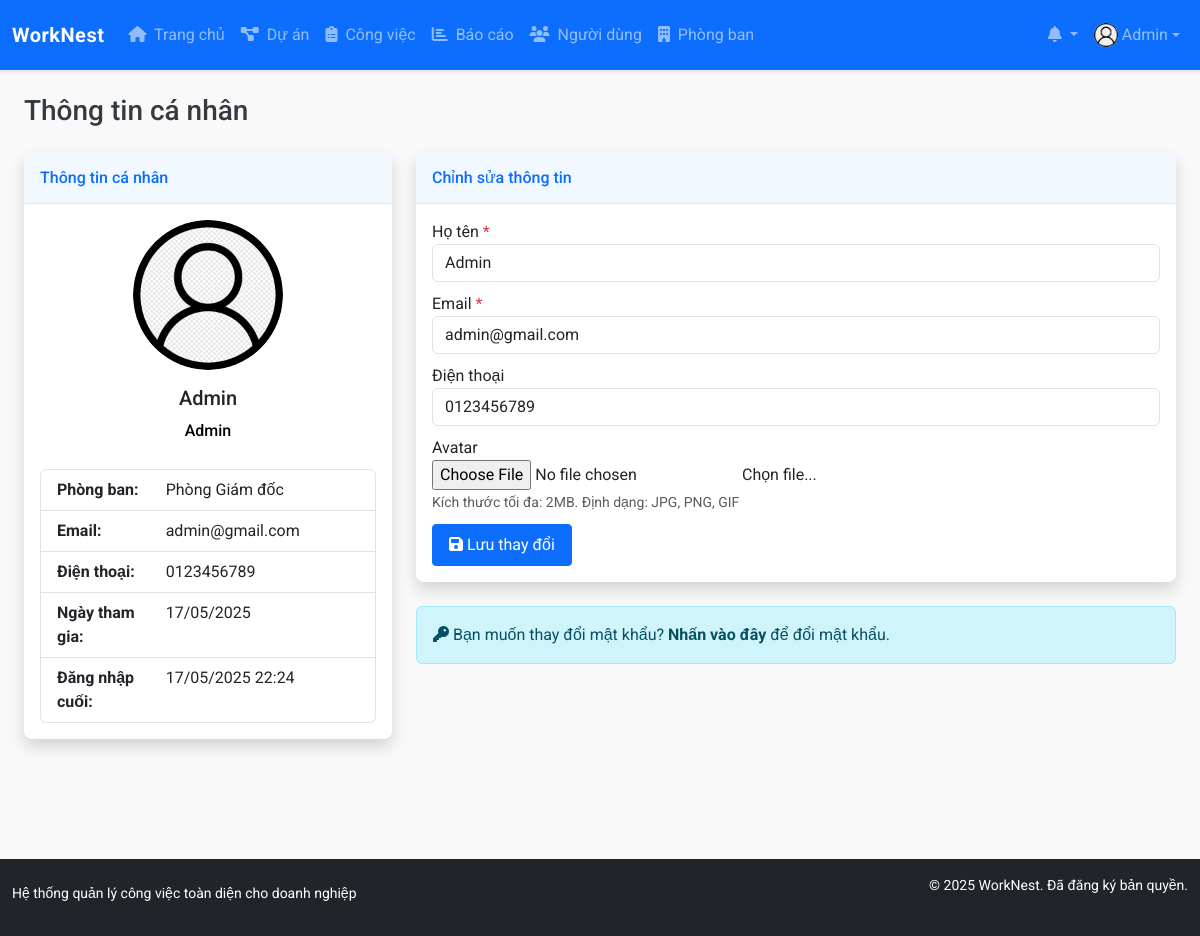
/modules/users/profile.php (signed in), run on an earlier commit of the app's database.
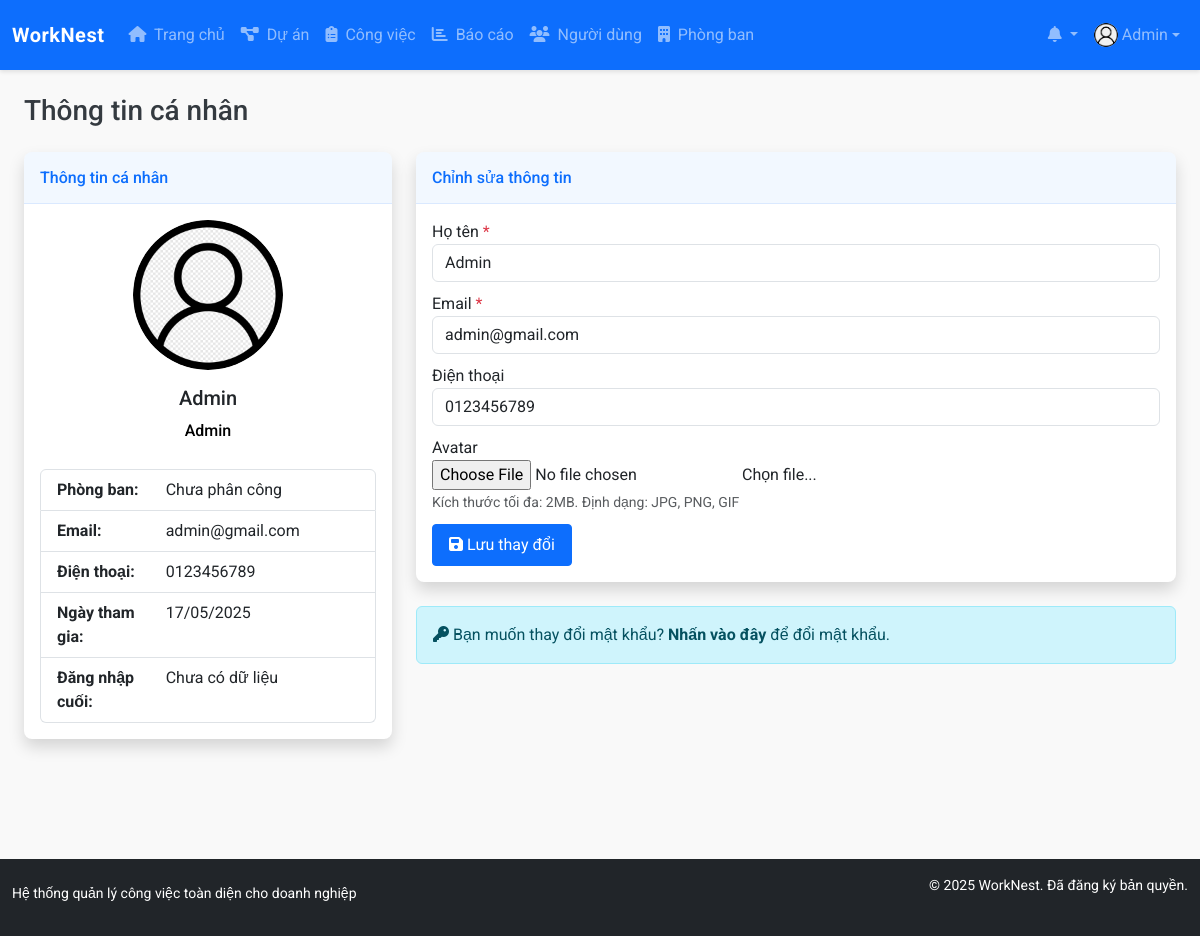
And on a later commit of the database.
### tables this page shows
CREATE TABLE `departments` (
  `id` int NOT NULL,
  `name` varchar(100) NOT NULL,
  `description` text,
  `manager_id` int DEFAULT NULL,
  `created_at` datetime NOT NULL DEFAULT CURRENT_TIMESTAMP,
  `updated_at` datetime DEFAULT NULL ON UPDATE CURRENT_TIMESTAMP
);

CREATE TABLE `users` (
  `id` int NOT NULL,
  `name` varchar(100) NOT NULL,
  `email` varchar(100) NOT NULL,
  `password` varchar(255) NOT NULL,
  `role` enum('admin','project_manager','department_manager','staff') NOT NULL DEFAULT 'staff',
  `department_id` int DEFAULT NULL,
  `phone` varchar(20) DEFAULT NULL,
  `avatar` varchar(255) DEFAULT 'assets/images/avatar-default.png',
  `created_at` datetime NOT NULL DEFAULT CURRENT_TIMESTAMP,
  `updated_at` datetime DEFAULT NULL ON UPDATE CURRENT_TIMESTAMP,
  `last_login` datetime DEFAULT NULL
);

### config/config.php (called while the page is built, shortened)
<?php
function is_logged_in() {
    return isset($_SESSION['user_id']);
}
function has_permission($required_role) {
    return $_SESSION['user_role'] === $required_role ||
           ($_SESSION['user_role'] === 'admin') ||
           ($required_role === 'department_manager' && $_SESSION['user_role'] === 'project_manager');
}
function format_date($date) {
    return date('d/m/Y', strtotime($date));
}
require_once ROOT_PATH . 'config/database.php';

### config/database.php (called while the page is built, shortened)
<?php
$conn = mysqli_connect(DB_HOST, DB_USER, DB_PASS, DB_NAME);
mysqli_set_charset($conn, "utf8mb4");
function query($sql) {
    global $conn;
    $result = mysqli_query($conn, $sql);
    return $result;
}
function fetch_array($result) {
    return mysqli_fetch_assoc($result);
}

### includes/functions.php (called while the page is built, shortened)
<?php
function format_datetime($datetime, $format = 'd/m/Y H:i') {
    $date = new DateTime($datetime);
    $now = new DateTime();
    $diff = $now->diff($date);
    if ($diff->days == 0) {
        if ($diff->h == 0 && $diff->i < 5) {
            return 'Vừa xong';
        } elseif ($diff->h == 0) {
            return $diff->i . ' phút trước';
        } else {
            return $diff->h . ' giờ trước';
        }
    }
    elseif ($diff->days == 1) {
        return 'Hôm qua lúc ' . $date->format('H:i');
    }
    elseif ($diff->days < 7) {
        return $diff->days . ' ngày trước';
    }
    else {
        return $date->format($format);
    }
}

### modules/users/profile.php (the view, shortened to what the changed rows need)
<?php
require_once '../../config/config.php';
$user_id = $_SESSION['user_id'];
$sql = "SELECT * FROM users WHERE id = $user_id";
$result = query($sql);
$user = fetch_array($result);
$department_name = 'Chưa phân công';
if ($user['department_id']) {
    $dept_sql = "SELECT name FROM departments WHERE id = {$user['department_id']}";
    $dept_result = query($dept_sql);
    if (num_rows($dept_result) > 0) {
        $dept = fetch_array($dept_result);
        $department_name = $dept['name'];
    }
}
include_once '../../templates/header.php';
?>
<div class="container-fluid">
    <div class="d-sm-flex align-items-center justify-content-between mb-4">
        <h1 class="h3 mb-0 text-gray-800">Thông tin cá nhân</h1>
    </div>
    <div class="row">
        <div class="col-xl-4 col-lg-5">
            <div class="card shadow mb-4">
                <div class="card-body">
                    <div class="text-center mb-4">
                        <img class="img-profile rounded-circle" src="<?php echo BASE_URL . $user['avatar']; ?>" width="150" height="150">
                        <h5 class="mt-3"><?php echo $user['name']; ?></h5>
                        <span class="badge badge-primary"><?php echo ucfirst($user['role']); ?></span>
                    </div>
                    <div class="list-group">
                        <div class="list-group-item">
                            <div class="row">
                                <div class="col-md-4"><strong>Phòng ban:</strong></div>
                                <div class="col-md-8"><?php echo $department_name; ?></div>
                            </div>
                        </div>
                        <div class="list-group-item">
                            <div class="row">
                                <div class="col-md-4"><strong>Email:</strong></div>
                                <div class="col-md-8"><?php echo $user['email']; ?></div>
                            </div>
                        </div>
                        <div class="list-group-item">
                            <div class="row">
                                <div class="col-md-4"><strong>Điện thoại:</strong></div>
                                <div class="col-md-8"><?php echo $user['phone'] ?: 'Chưa cập nhật'; ?></div>
                            </div>
                        </div>
                        <div class="list-group-item">
                            <div class="row">
                                <div class="col-md-4"><strong>Ngày tham gia:</strong></div>
                                <div class="col-md-8"><?php echo format_date($user['created_at']); ?></div>
                            </div>
                        </div>
                        <div class="list-group-item">
                            <div class="row">
                                <div class="col-md-4"><strong>Đăng nhập cuối:</strong></div>
                                <div class="col-md-8"><?php echo $user['last_login'] ? format_datetime($user['last_login']) : 'Chưa có dữ liệu'; ?></div>
                            </div>
                        </div>
                    </div>
                </div>
            </div>
        </div>
        <div class="col-xl-8 col-lg-7">
            <div class="card shadow mb-4">
                <div class="card-body">
                    <form action="" method="post" enctype="multipart/form-data">
                        <div class="form-group">
                            <label for="name">Họ tên <span class="text-danger">*</span></label>
                            <input type="text" class="form-control" id="name" name="name" required
                                   value="<?php echo isset($_POST['name']) ? htmlspecialchars($_POST['name']) : (isset($user['name']) && $user['name'] !== null ? htmlspecialchars($user['name']) : ''); ?>">
                        </div>
                        <div class="form-group">
                            <label for="email">Email <span class="text-danger">*</span></label>
                            <input type="email" class="form-control" id="email" name="email" required
                                   value="<?php echo isset($_POST['email']) ? htmlspecialchars($_POST['email']) : (isset($user['email']) && $user['email'] !== null ? htmlspecialchars($user['email']) : ''); ?>">
                        </div>
                        <div class="form-group">
                            <label for="phone">Điện thoại</label>
                            <input type="text" class="form-control" id="phone" name="phone"
                                   value="<?php echo isset($_POST['phone']) ? htmlspecialchars($_POST['phone']) : (isset($user['phone']) && $user['phone'] !== null ? htmlspecialchars($user['phone']) : ''); ?>">
                        </div>
                    </form>
                </div>
            </div>
        </div>
    </div>
</div>
<?php
include_once '../../templates/footer.php';
?>

### templates/header.php (shortened to what the changed rows need)
<?php
require_once __DIR__ . '/../includes/functions.php';
?>
<!DOCTYPE html>
<html lang="vi">
<head>
    <link href="https://cdn.jsdelivr.net/npm/bootstrap@5.3.0-alpha1/dist/css/bootstrap.min.css" rel="stylesheet">
    <link rel="stylesheet" href="https://cdnjs.cloudflare.com/ajax/libs/font-awesome/6.4.0/css/all.min.css">
    <link rel="stylesheet" href="<?php echo BASE_URL; ?>assets/css/style.css">
</head>
<body>
    <?php if (is_logged_in()): ?>
        <nav class="navbar navbar-expand-lg navbar-dark bg-primary sticky-top">
            <div class="container-fluid">
                <a class="navbar-brand d-flex align-items-center justify-content-evenly" href="<?php echo BASE_URL; ?>">
                    <span class="fw-bold">WorkNest</span>
                </a>
                <div class="collapse navbar-collapse" id="navbarNav">
                    <ul class="navbar-nav me-auto">
                        <li class="nav-item">
                            <a class="nav-link" href="<?php echo BASE_URL; ?>">
                                <i class="fas fa-home me-1"></i> Trang chủ
                            </a>
                        </li>
                        <?php if (has_permission('project_manager') || has_permission('department_manager')): ?>
                            <li class="nav-item">
                                <a class="nav-link" href="<?php echo BASE_URL; ?>modules/projects/">
                                    <i class="fas fa-project-diagram me-1"></i> Dự án
                                </a>
                            </li>
                        <?php endif; ?>
                        <li class="nav-item">
                            <a class="nav-link" href="<?php echo BASE_URL; ?>modules/tasks/">
                                <i class="fas fa-clipboard-list me-1"></i> Công việc
                            </a>
                        </li>
                        <?php if (has_permission('project_manager') || has_permission('department_manager')): ?>
                            <li class="nav-item">
                                <a class="nav-link" href="<?php echo BASE_URL; ?>modules/reports/">
                                    <i class="fas fa-chart-bar me-1"></i> Báo cáo
                                </a>
                            </li>
                        <?php endif; ?>
                        <?php if (has_permission('admin')): ?>
                            <li class="nav-item">
                                <a class="nav-link" href="<?php echo BASE_URL; ?>modules/users/">
                                    <i class="fas fa-users me-1"></i> Người dùng
                                </a>
                            </li>
                            <li class="nav-item">
                                <a class="nav-link" href="<?php echo BASE_URL; ?>modules/departments/">
                                    <i class="fas fa-building me-1"></i> Phòng ban
                                </a>
                            </li>
                        <?php endif; ?>
                    </ul>
                    <ul class="navbar-nav">
                        <li class="nav-item dropdown">
                            <a class="nav-link dropdown-toggle position-relative" href="#" id="notificationsDropdown"
                                role="button" data-bs-toggle="dropdown" aria-expanded="false">
                                <i class="fas fa-bell"></i>
                            </a>
                        </li>
                        <li class="nav-item dropdown">
                            <a class="nav-link dropdown-toggle d-flex align-items-center justify-content-evenly" href="#" id="userDropdown"
                                role="button" data-bs-toggle="dropdown" aria-expanded="false">
                                <?php
                                $current_user_id = $_SESSION['user_id'];
                                $user_sql = "SELECT * FROM users WHERE id = $current_user_id";
                                $user_result = query($user_sql);
                                $user_data = fetch_array($user_result);
                                ?>
                                <img src="<?php echo BASE_URL . $user_data['avatar']; ?>" class="rounded-circle me-1"
                                    alt="Avatar" style="width: 24px; height: 24px; object-fit: cover;">
                                <span class="d-none d-lg-inline-block"><?php echo $user_data['name']; ?></span>
                            </a>
                        </li>
                    </ul>
                </div>
            </div>
        </nav>
    <?php endif; ?>
    <div class="container-fluid mt-4 pb-5">

What changed in the data, as far as the page shows it:
no longer on this page (row edited): departments: name "Phòng Giám đốc"
changed users "Admin": last_login "17/05/2025 22:24" → (not shown)
Also different on the page:
$department_name: (not shown) → "Chưa phân công"
text now shown: "Chưa có dữ liệu"
